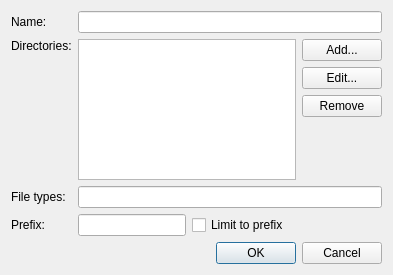
<?xml version="1.0" encoding="UTF-8"?>
<ui version="4.0">
 <class>Core::Internal::DirectoryFilterOptions</class>
 <widget class="QDialog" name="Core::Internal::DirectoryFilterOptions">
  <property name="geometry">
   <rect>
    <x>0</x>
    <y>0</y>
    <width>393</width>
    <height>275</height>
   </rect>
  </property>
  <layout class="QGridLayout">
   <item row="0" column="0">
    <layout class="QGridLayout">
     <item row="0" column="0">
      <widget class="QLabel" name="label">
       <property name="text">
        <string>Name:</string>
       </property>
      </widget>
     </item>
     <item row="0" column="1" colspan="3">
      <widget class="QLineEdit" name="nameEdit"/>
     </item>
     <item row="2" column="0">
      <widget class="QLabel" name="label_3">
       <property name="text">
        <string>File types:</string>
       </property>
      </widget>
     </item>
     <item row="2" column="1" colspan="3">
      <widget class="QLineEdit" name="fileTypeEdit">
       <property name="toolTip">
        <string>Specify file name filters, separated by comma. Filters may contain wildcards.</string>
       </property>
      </widget>
     </item>
     <item row="3" column="0">
      <widget class="QLabel" name="label_4">
       <property name="text">
        <string>Prefix:</string>
       </property>
      </widget>
     </item>
     <item row="3" column="1">
      <widget class="QLineEdit" name="shortcutEdit">
       <property name="sizePolicy">
        <sizepolicy hsizetype="Fixed" vsizetype="Fixed">
         <horstretch>0</horstretch>
         <verstretch>0</verstretch>
        </sizepolicy>
       </property>
       <property name="maximumSize">
        <size>
         <width>16777215</width>
         <height>16777215</height>
        </size>
       </property>
       <property name="toolTip">
        <string>Specify a short word/abbreviation that can be used to restrict completions to files from this directory tree.
To do this, you type this shortcut and a space in the Locator entry field, and then the word to search for.</string>
       </property>
      </widget>
     </item>
     <item row="3" column="2" colspan="2">
      <widget class="QCheckBox" name="defaultFlag">
       <property name="text">
        <string>Limit to prefix</string>
       </property>
       <property name="checked">
        <bool>false</bool>
       </property>
      </widget>
     </item>
     <item row="1" column="3">
      <layout class="QVBoxLayout" name="verticalLayout">
       <item>
        <widget class="QPushButton" name="addButton">
         <property name="text">
          <string>Add...</string>
         </property>
        </widget>
       </item>
       <item>
        <widget class="QPushButton" name="editButton">
         <property name="text">
          <string>Edit...</string>
         </property>
        </widget>
       </item>
       <item>
        <widget class="QPushButton" name="removeButton">
         <property name="text">
          <string>Remove</string>
         </property>
        </widget>
       </item>
       <item>
        <spacer name="verticalSpacer_2">
         <property name="orientation">
          <enum>Qt::Vertical</enum>
         </property>
         <property name="sizeHint" stdset="0">
          <size>
           <width>20</width>
           <height>40</height>
          </size>
         </property>
        </spacer>
       </item>
      </layout>
     </item>
     <item row="1" column="0">
      <layout class="QVBoxLayout" name="verticalLayout_2">
       <item>
        <widget class="QLabel" name="label_2">
         <property name="text">
          <string>Directories:</string>
         </property>
        </widget>
       </item>
       <item>
        <spacer name="verticalSpacer">
         <property name="orientation">
          <enum>Qt::Vertical</enum>
         </property>
         <property name="sizeHint" stdset="0">
          <size>
           <width>20</width>
           <height>40</height>
          </size>
         </property>
        </spacer>
       </item>
      </layout>
     </item>
     <item row="1" column="1" colspan="2">
      <widget class="QListWidget" name="directoryList">
       <property name="sizePolicy">
        <sizepolicy hsizetype="Expanding" vsizetype="Expanding">
         <horstretch>1</horstretch>
         <verstretch>0</verstretch>
        </sizepolicy>
       </property>
      </widget>
     </item>
    </layout>
   </item>
   <item row="1" column="0">
    <widget class="QDialogButtonBox" name="buttonBox">
     <property name="standardButtons">
      <set>QDialogButtonBox::Cancel|QDialogButtonBox::Ok</set>
     </property>
    </widget>
   </item>
  </layout>
 </widget>
 <resources/>
 <connections>
  <connection>
   <sender>buttonBox</sender>
   <signal>accepted()</signal>
   <receiver>Core::Internal::DirectoryFilterOptions</receiver>
   <slot>accept()</slot>
   <hints>
    <hint type="sourcelabel">
     <x>353</x>
     <y>174</y>
    </hint>
    <hint type="destinationlabel">
     <x>390</x>
     <y>152</y>
    </hint>
   </hints>
  </connection>
  <connection>
   <sender>buttonBox</sender>
   <signal>rejected()</signal>
   <receiver>Core::Internal::DirectoryFilterOptions</receiver>
   <slot>reject()</slot>
   <hints>
    <hint type="sourcelabel">
     <x>280</x>
     <y>176</y>
    </hint>
    <hint type="destinationlabel">
     <x>391</x>
     <y>141</y>
    </hint>
   </hints>
  </connection>
 </connections>
</ui>
